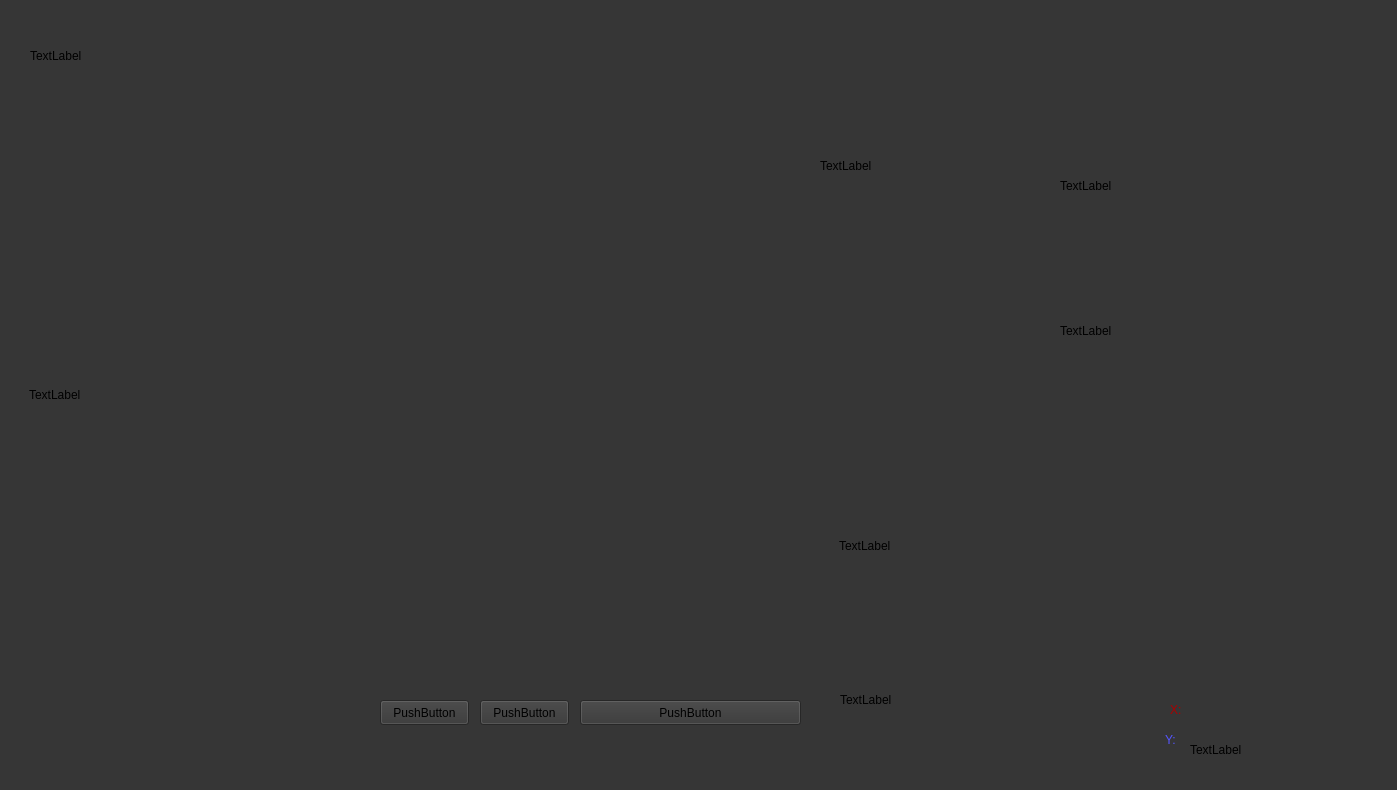
<?xml version="1.0" encoding="UTF-8"?>
<ui version="4.0">
 <class>MainWindow</class>
 <widget class="QMainWindow" name="MainWindow">
  <property name="geometry">
   <rect>
    <x>0</x>
    <y>0</y>
    <width>1397</width>
    <height>790</height>
   </rect>
  </property>
  <property name="windowTitle">
   <string>MainWindow</string>
  </property>
  <property name="autoFillBackground">
   <bool>false</bool>
  </property>
  <property name="styleSheet">
   <string notr="true">background-color: rgb(54, 54, 54);</string>
  </property>
  <widget class="QWidget" name="centralwidget">
   <widget class="QLabel" name="main_camera">
    <property name="geometry">
     <rect>
      <x>29</x>
      <y>109</y>
      <width>791</width>
      <height>571</height>
     </rect>
    </property>
    <property name="text">
     <string>TextLabel</string>
    </property>
   </widget>
   <widget class="QLabel" name="camera_1">
    <property name="geometry">
     <rect>
      <x>820</x>
      <y>150</y>
      <width>221</width>
      <height>31</height>
     </rect>
    </property>
    <property name="text">
     <string>TextLabel</string>
    </property>
   </widget>
   <widget class="QLabel" name="camera_2">
    <property name="geometry">
     <rect>
      <x>1060</x>
      <y>120</y>
      <width>210</width>
      <height>131</height>
     </rect>
    </property>
    <property name="text">
     <string>TextLabel</string>
    </property>
   </widget>
   <widget class="QLabel" name="camera_3">
    <property name="geometry">
     <rect>
      <x>30</x>
      <y>10</y>
      <width>111</width>
      <height>91</height>
     </rect>
    </property>
    <property name="text">
     <string>TextLabel</string>
    </property>
   </widget>
   <widget class="QLabel" name="camera_4">
    <property name="geometry">
     <rect>
      <x>1060</x>
      <y>270</y>
      <width>201</width>
      <height>121</height>
     </rect>
    </property>
    <property name="text">
     <string>TextLabel</string>
    </property>
   </widget>
   <widget class="QLabel" name="camera_6">
    <property name="geometry">
     <rect>
      <x>839</x>
      <y>420</y>
      <width>431</width>
      <height>251</height>
     </rect>
    </property>
    <property name="text">
     <string>TextLabel</string>
    </property>
   </widget>
   <widget class="QLabel" name="x_box">
    <property name="geometry">
     <rect>
      <x>1170</x>
      <y>700</y>
      <width>20</width>
      <height>20</height>
     </rect>
    </property>
    <property name="styleSheet">
     <string notr="true">font: 75 10pt &quot;MS Shell Dlg 2&quot;;
color: rgb(170, 0, 0);</string>
    </property>
    <property name="text">
     <string>X:</string>
    </property>
   </widget>
   <widget class="QLabel" name="x_axis">
    <property name="geometry">
     <rect>
      <x>840</x>
      <y>690</y>
      <width>301</width>
      <height>20</height>
     </rect>
    </property>
    <property name="text">
     <string>TextLabel</string>
    </property>
   </widget>
   <widget class="QLabel" name="y_box">
    <property name="geometry">
     <rect>
      <x>1165</x>
      <y>730</y>
      <width>20</width>
      <height>20</height>
     </rect>
    </property>
    <property name="styleSheet">
     <string notr="true">font: 75 10pt &quot;MS Shell Dlg 2&quot;;
color: rgb(85, 85, 255);</string>
    </property>
    <property name="text">
     <string>Y:</string>
    </property>
   </widget>
   <widget class="QLabel" name="y_axis">
    <property name="geometry">
     <rect>
      <x>1190</x>
      <y>740</y>
      <width>80</width>
      <height>20</height>
     </rect>
    </property>
    <property name="text">
     <string>TextLabel</string>
    </property>
   </widget>
   <widget class="QPushButton" name="pushButton">
    <property name="geometry">
     <rect>
      <x>380</x>
      <y>700</y>
      <width>89</width>
      <height>25</height>
     </rect>
    </property>
    <property name="text">
     <string>PushButton</string>
    </property>
   </widget>
   <widget class="QPushButton" name="pushButton_2">
    <property name="geometry">
     <rect>
      <x>480</x>
      <y>700</y>
      <width>89</width>
      <height>25</height>
     </rect>
    </property>
    <property name="text">
     <string>PushButton</string>
    </property>
   </widget>
   <widget class="QPushButton" name="pushButton_3">
    <property name="geometry">
     <rect>
      <x>580</x>
      <y>700</y>
      <width>221</width>
      <height>25</height>
     </rect>
    </property>
    <property name="text">
     <string>PushButton</string>
    </property>
   </widget>
  </widget>
  <widget class="QMenuBar" name="menubar">
   <property name="geometry">
    <rect>
     <x>0</x>
     <y>0</y>
     <width>1397</width>
     <height>22</height>
    </rect>
   </property>
  </widget>
  <widget class="QStatusBar" name="statusbar"/>
 </widget>
 <resources/>
 <connections/>
</ui>
